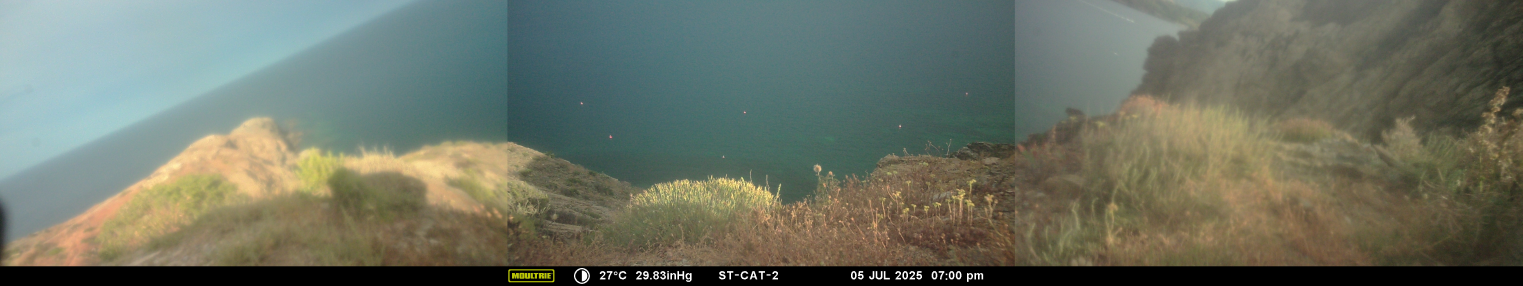
#> input picture Images/MFDC2700.JPG, 10656 x 1998 px (shown at 1/7 size)
$ python -i region_analysis.py   (imports and definitions only)
#> lines starting #> are read from the running program, lines starting #| are printed output that depends on the picture; after the words box and inside, x2 and y2 are one past the last pixel; in counts of white or black regions, pixels touching at a corner belong together
### config.py
# -*- coding: utf-8 -*-
"""Configuration centralisée du projet de segmentation d'embarcations."""

import os

BASE_DIR = os.path.dirname(os.path.abspath(__file__))

# ── Chemins ──────────────────────────────────────────────────────────
IMAGES_DIR = os.path.join(BASE_DIR, "Images")
DATA_DIR = os.path.join(BASE_DIR, "data")
LABELS_PATH = os.path.join(DATA_DIR, "labels.json")
LABELS_HISTORY_PATH = os.path.join(DATA_DIR, "labels_history.json")
EMBEDDINGS_DIR = os.path.join(DATA_DIR, "embeddings")
MODELS_SAVE_DIR = os.path.join(DATA_DIR, "saved_models")
REPORTS_DIR = os.path.join(BASE_DIR, "reports")
FIGURES_DIR = os.path.join(REPORTS_DIR, "figures")

# ── Images ───────────────────────────────────────────────────────────
IMAGE_SIZE = 224          # côté du carré de redimensionnement (px)
IMAGE_EXTENSIONS = (".jpg", ".jpeg", ".png", ".gif", ".webp")

# ── Augmentation ─────────────────────────────────────────────────────
AUGMENTATION_FACTOR = 5   # nb d'images augmentées générées par original
ROTATION_RANGE = 30       # degrés
BRIGHTNESS_RANGE = (0.7, 1.3)
CONTRAST_RANGE = (0.7, 1.3)
SATURATION_RANGE = (0.7, 1.3)
HUE_RANGE = 0.05
NOISE_STD = 0.02

# ── Auto-encodeur ───────────────────────────────────────────────────
LATENT_DIM = 128
AE_LEARNING_RATE = 1e-3
AE_EPOCHS = 80
AE_BATCH_SIZE = 8
AE_WEIGHT_DECAY = 1e-5

# ── Feature extractor (CNN pré-entraîné) ────────────────────────────
BACKBONE = "resnet18"     # resnet18 | resnet50 | efficientnet_b0
FEATURE_DIM = 512         # dimension du vecteur de features (ResNet-18)

# ── Clustering ───────────────────────────────────────────────────────
N_CLUSTERS = 4            # K par défaut pour K-Means
K_RANGE = range(2, 8)     # plage pour la méthode du coude
DBSCAN_EPS = 0.5
DBSCAN_MIN_SAMPLES = 2
UMAP_N_NEIGHBORS = 5
UMAP_MIN_DIST = 0.3
UMAP_N_COMPONENTS = 2
PCA_N_COMPONENTS = 50

# ── Classifieur supervisé ───────────────────────────────────────────
CLASSIFIER_HIDDEN = [256, 128]
CLASSIFIER_LR = 1e-3
CLASSIFIER_EPOCHS = 50

# ── Régions (superpixels) ───────────────────────────────────────────
SLIC_N_SEGMENTS = 100
SLIC_COMPACTNESS = 10.0
CANNY_LOW = 50
CANNY_HIGH = 150

# ── Labels prédéfinis ───────────────────────────────────────────────
DEFAULT_LABELS = [
    "bateau_moteur",
    "voilier",
    "paddle",
    "kayak",
    "gonflable",
    "jet_ski",
    "barque",
    "autre",
]

# ── Segmentation sémantique (annotation par zones) ─────────────────
MASKS_DIR = os.path.join(DATA_DIR, "masks")
ANNOTATIONS_DIR = os.path.join(DATA_DIR, "annotations")
SEGMENTATION_CLASSES = [
    {"id": 0, "name": "non_reconnu",    "color": "#333333"},
    {"id": 1, "name": "eau",            "color": "#0077FF"},
    {"id": 2, "name": "terre",          "color": "#8B5A2B"},
    {"id": 3, "name": "ciel",           "color": "#87CEEB"},
    {"id": 4, "name": "bateau_moteur",  "color": "#FF0000"},
    {"id": 5, "name": "voilier",        "color": "#FFA500"},
    {"id": 6, "name": "paddle",         "color": "#00FF00"},
    {"id": 7, "name": "kayak",          "color": "#FFFF00"},
    {"id": 8, "name": "gonflable",      "color": "#FF00FF"},
    {"id": 9, "name": "autre_objet",    "color": "#808080"},
]
NUM_SEG_CLASSES = len(SEGMENTATION_CLASSES)
SEG_IMAGE_SIZE = 384
UNET_LEARNING_RATE = 3e-4
UNET_EPOCHS = 150
UNET_BATCH_SIZE = 4
UNET_WEIGHT_DECAY = 1e-4
UNET_UNFREEZE_EPOCH = 30
UNET_DATASET_REPEAT = 8
IGNORE_INDEX = 255

# ── Segmentation hiérarchique ────────────────────────────────────────
# Niveau 1 : 3 zones de scène (les IDs correspondent aux SEGMENTATION_CLASSES)
ZONE_CLASSES = {
    "mer":   {"seg_id": 1, "color": "#0077FF", "label": "Mer / Eau"},
    "terre": {"seg_id": 2, "color": "#8B5A2B", "label": "Terre / Sol"},
    "ciel":  {"seg_id": 3, "color": "#87CEEB", "label": "Ciel"},
}

# Niveau 2 : objets autorisés par zone (seg_id → liste de noms de classes objets)
OBJETS_PAR_ZONE = {
    "mer":   ["bateau_moteur", "voilier", "paddle", "kayak", "gonflable", "autre_objet"],
    "terre": ["autre_objet"],
    "ciel":  ["autre_objet"],
}

# Compatibilité sémantique entre objets voisins (paires autorisées)
VOISINS_COMPATIBLES = {
    "bateau_moteur": {"bateau_moteur", "voilier", "paddle", "kayak", "gonflable", "autre_objet"},
    "voilier":       {"bateau_moteur", "voilier", "paddle", "kayak", "gonflable", "autre_objet"},
    "paddle":        {"bateau_moteur", "voilier", "paddle", "kayak", "gonflable", "autre_objet"},
    "kayak":         {"bateau_moteur", "voilier", "paddle", "kayak", "gonflable", "autre_objet"},
    "gonflable":     {"bateau_moteur", "voilier", "paddle", "kayak", "gonflable", "autre_objet"},
    "autre_objet":   {"bateau_moteur", "voilier", "paddle", "kayak", "gonflable", "autre_objet"},
}

# Taille relative attendue des objets (fraction de la zone parente)
TAILLE_ATTENDUE = {
    "bateau_moteur": (0.005, 0.40),
    "voilier":       (0.005, 0.50),
    "paddle":        (0.002, 0.15),
    "kayak":         (0.002, 0.15),
    "gonflable":     (0.002, 0.20),
    "autre_objet":   (0.001, 0.60),
}

# Poids pour le score de confiance final
POIDS_SCORE = {
    "modele":       0.35,
    "zone":         0.30,
    "voisinage":    0.20,
    "taille":       0.15,
}

# Seuil minimum de confiance pour garder une détection
SEUIL_CONFIANCE = 0.25

# Rayon de voisinage spatial (en pixels sur le masque redimensionné)
VOISINAGE_RAYON = 15

# ── Flask ────────────────────────────────────────────────────────────
FLASK_PORT = 5000
FLASK_DEBUG = True
SECRET_KEY = "segmentation-embarcations-2025"
UPLOAD_DIR = os.path.join(BASE_DIR, "static", "uploads")

# Créer les dossiers nécessaires au démarrage
for d in [DATA_DIR, EMBEDDINGS_DIR, MODELS_SAVE_DIR, FIGURES_DIR, UPLOAD_DIR, MASKS_DIR, ANNOTATIONS_DIR]:
    os.makedirs(d, exist_ok=True)

### clustering/region_analysis.py
# -*- coding: utf-8 -*-
"""Analyse par régions : superpixels SLIC, détection de contours, anomalies locales."""

import os
import sys
import io
import base64
import numpy as np
import cv2
from PIL import Image
from skimage.segmentation import slic, mark_boundaries
from skimage.measure import regionprops
from skimage import color

sys.path.insert(0, os.path.join(os.path.dirname(__file__), ".."))
import config


def compute_superpixels(image: np.ndarray,
                        n_segments: int = config.SLIC_N_SEGMENTS,
                        compactness: float = config.SLIC_COMPACTNESS) -> np.ndarray:
    """Calcule les superpixels SLIC sur une image RGB."""
    if image.dtype != np.uint8:
        image = (image * 255).clip(0, 255).astype(np.uint8)
    segments = slic(image, n_segments=n_segments, compactness=compactness,
                    start_label=0, channel_axis=2)
    return segments


def extract_region_features(image: np.ndarray, segments: np.ndarray) -> list:
    """Extrait les features pour chaque région (superpixel).

    Features par région : couleur moyenne RGB, écart-type, position (centroïde),
    taille relative, ratio d'aspect de la bounding box.
    """
    regions = []
    unique_labels = np.unique(segments)
    h, w = image.shape[:2]
    total_pixels = h * w

    for label_id in unique_labels:
        mask = segments == label_id
        pixels = image[mask]
        ys, xs = np.where(mask)

        mean_color = pixels.mean(axis=0).tolist()
        std_color = pixels.std(axis=0).tolist()
        centroid_y = float(ys.mean()) / h
        centroid_x = float(xs.mean()) / w
        size_ratio = float(mask.sum()) / total_pixels

        min_y, max_y = int(ys.min()), int(ys.max())
        min_x, max_x = int(xs.min()), int(xs.max())
        bbox_h = max(max_y - min_y, 1)
        bbox_w = max(max_x - min_x, 1)
        aspect_ratio = bbox_w / bbox_h

        regions.append({
            "label_id": int(label_id),
            "mean_color": mean_color,
            "std_color": std_color,
            "centroid": [centroid_x, centroid_y],
            "size_ratio": size_ratio,
            "aspect_ratio": aspect_ratio,
            "bbox": [min_x, min_y, max_x, max_y],
            "n_pixels": int(mask.sum()),
        })

    return regions


def cluster_regions(region_features: list, n_clusters: int = 5) -> list:
    """Clustering des régions par leurs features."""
    from sklearn.cluster import KMeans
    from sklearn.preprocessing import StandardScaler

    feature_matrix = []
    for r in region_features:
        feat = r["mean_color"] + r["std_color"] + r["centroid"] + \
               [r["size_ratio"], r["aspect_ratio"]]
        feature_matrix.append(feat)

    feature_matrix = np.array(feature_matrix)
    scaler = StandardScaler()
    scaled = scaler.fit_transform(feature_matrix)

    n_clusters = min(n_clusters, len(region_features))
    kmeans = KMeans(n_clusters=n_clusters, random_state=42, n_init=10)
    labels = kmeans.fit_predict(scaled)

    for i, r in enumerate(region_features):
        r["region_cluster"] = int(labels[i])

    return region_features


def detect_anomaly_regions(region_features: list, threshold: float = 2.0) -> list:
    """Détecte les régions anomales (outliers) via z-score sur les features."""
    from sklearn.preprocessing import StandardScaler

    feature_matrix = []
    for r in region_features:
        feat = r["mean_color"] + [r["size_ratio"], r["aspect_ratio"]]
        feature_matrix.append(feat)

    feature_matrix = np.array(feature_matrix)
    scaler = StandardScaler()
    scaled = scaler.fit_transform(feature_matrix)

    distances = np.linalg.norm(scaled, axis=1)
    median_dist = np.median(distances)
    mad = np.median(np.abs(distances - median_dist))
    mad = max(mad, 1e-6)
    z_scores = (distances - median_dist) / (1.4826 * mad)

    anomalies = []
    for i, r in enumerate(region_features):
        r["anomaly_score"] = float(z_scores[i])
        r["is_anomaly"] = bool(z_scores[i] > threshold)
        if r["is_anomaly"]:
            anomalies.append(r)

    return anomalies


def overlay_regions(image: np.ndarray, segments: np.ndarray,
                    region_features: list = None,
                    highlight_anomalies: bool = True) -> np.ndarray:
    """Crée un overlay visuel des régions sur l'image.

    Les anomalies sont surlignées en rouge, les régions normales ont un contour léger.
    """
    if image.dtype != np.uint8:
        image = (image * 255).clip(0, 255).astype(np.uint8)

    overlay = mark_boundaries(image, segments, color=(0.3, 0.3, 0.8), mode="outer")
    overlay = (overlay * 255).astype(np.uint8)

    if highlight_anomalies and region_features:
        for r in region_features:
            if r.get("is_anomaly", False):
                mask = segments == r["label_id"]
                overlay[mask] = (
                    overlay[mask].astype(np.float32) * 0.5 +
                    np.array([255, 60, 60], dtype=np.float32) * 0.5
                ).astype(np.uint8)

    return overlay


def detect_contours(image: np.ndarray,
                    low: int = config.CANNY_LOW,
                    high: int = config.CANNY_HIGH) -> np.ndarray:
    """Détection de contours Canny sur l'image."""
    if image.dtype != np.uint8:
        image = (image * 255).clip(0, 255).astype(np.uint8)
    gray = cv2.cvtColor(image, cv2.COLOR_RGB2GRAY)
    blurred = cv2.GaussianBlur(gray, (5, 5), 0)
    edges = cv2.Canny(blurred, low, high)
    return edges


def image_to_base64(image: np.ndarray) -> str:
    """Convertit une image numpy en string base64 pour l'affichage HTML."""
    if image.dtype != np.uint8:
        image = (image * 255).clip(0, 255).astype(np.uint8)
    pil_img = Image.fromarray(image)
    buf = io.BytesIO()
    pil_img.save(buf, format="PNG")
    return base64.b64encode(buf.getvalue()).decode("utf-8")


def analyze_image_regions(image_path: str,
                          n_segments: int = config.SLIC_N_SEGMENTS,
                          n_region_clusters: int = 5) -> dict:
    """Pipeline complet d'analyse par régions pour une image.

    Returns:
        dict avec l'image originale, overlay, contours, features et anomalies
        (tout en base64 pour l'affichage HTML).
    """
    image = np.array(Image.open(image_path).convert("RGB"))
    h, w = image.shape[:2]
    max_dim = 600
    if max(h, w) > max_dim:
        scale = max_dim / max(h, w)
        new_w, new_h = int(w * scale), int(h * scale)
        image = cv2.resize(image, (new_w, new_h), interpolation=cv2.INTER_AREA)

    segments = compute_superpixels(image, n_segments=n_segments)
    region_features = extract_region_features(image, segments)
    region_features = cluster_regions(region_features, n_clusters=n_region_clusters)
    anomalies = detect_anomaly_regions(region_features)
    overlay = overlay_regions(image, segments, region_features, highlight_anomalies=True)
    edges = detect_contours(image)
    edges_rgb = cv2.cvtColor(edges, cv2.COLOR_GRAY2RGB)

    return {
        "original_b64": image_to_base64(image),
        "overlay_b64": image_to_base64(overlay),
        "contours_b64": image_to_base64(edges_rgb),
        "n_regions": len(region_features),
        "n_anomalies": len(anomalies),
        "n_region_clusters": n_region_clusters,
        "region_features": region_features,
        "anomalies": anomalies,
    }

>>> result = analyze_image_regions('../Images/MFDC2700.JPG')
#> in analyze_image_regions, image is the input picture: shape (1998, 10656, 3); mean R, G, B 108.7, 114.4, 100.3
#> in compute_superpixels, `segments = slic(image, n_segments=n_segments, compactness=compactness,..`:
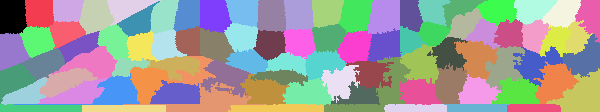
#> segments: shape (112, 600) int64; 87 distinct labels, from 0 to 86; one colour per label, 0 black
#> in extract_region_features, `unique_labels = np.unique(segments)`: unique_labels = 87 values from 0 to 86
#> the loop in extract_region_features, `for label_id in unique_labels:` made 87 passes
#> (mean_color, std_color, centroid_y, centroid_x, size_ratio, min_y, max_y, min_x) on passes 1 to 5: ([172.1, 198.4, 203.3], [3.45, 1.65, 1.78], 0.144, 0.0203, 0.0127, 0, 33, 0), ([167.9, 196.5, 203.3], [4.42, 2.26, 1.89], 0.114, 0.0649, 0.011, 0, 27, 25), ([160.3, 190.9, 195.9], [3.56, 1.81, 2.08], 0.0887, 0.112, 0.00915, 0, 21, 53), ([150.3, 187.7, 193.1], [3.93, 4.62, 4.61], 0.139, 0.159, 0.0133, 0, 34, 79), ([141.6, 178, 185.7], [4.14, 5.21, 5.62], 0.0698, 0.211, 0.00993, 0, 25, 107)
#> pass 1, in extract_region_features, `mask = segments == label_id`:
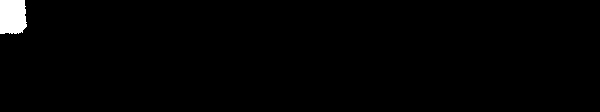
#> mask: shape (112, 600) bool; 1.3% white; 1 white region, box (x1, y1, x2, y2) and area: (0, 0, 27, 34) 851
#> after the loop in extract_region_features, `for label_id in unique_labels:`:
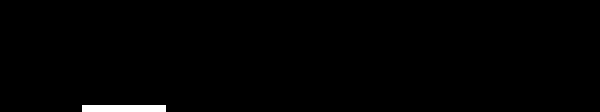
#> mask: shape (112, 600) bool; 0.88% white; 1 white region, box (x1, y1, x2, y2) and area: (82, 105, 166, 112) 588
#> the loop in cluster_regions, `for r in region_features:` made 87 passes
#> the loop in cluster_regions, `for i, r in enumerate(region_features):` made 87 passes
#> the loop in detect_anomaly_regions, `for r in region_features:` made 87 passes
#> the loop in detect_anomaly_regions, `for i, r in enumerate(region_features):` made 87 passes
#> in overlay_regions, `overlay = mark_boundaries(image, segments, color=(0.3, 0.3, 0.8), mode..`:
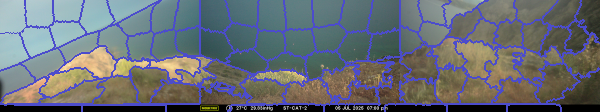
#> overlay: shape (112, 600, 3) float64; mean R, G, B 0.405, 0.427, 0.46
#> the loop in overlay_regions, `for r in region_features:` made 87 passes
#> after the loop in overlay_regions, `for r in region_features:`:
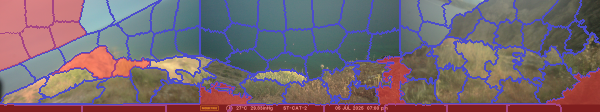
#> overlay: shape (112, 600, 3); mean R, G, B 118.6, 104.4, 111.9
#> in detect_contours, `gray = cv2.cvtColor(image, cv2.COLOR_RGB2GRAY)`:
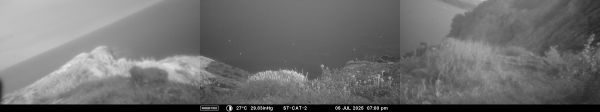
#> gray: shape (112, 600); min 0, max 255, mean 111.1
#> in detect_contours, `edges = cv2.Canny(blurred, low, high)`:
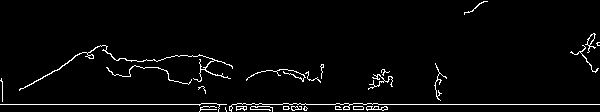
#> edges: shape (112, 600); 3% white in thin lines or dots

$ run again, on Images/MFDC2701.JPG
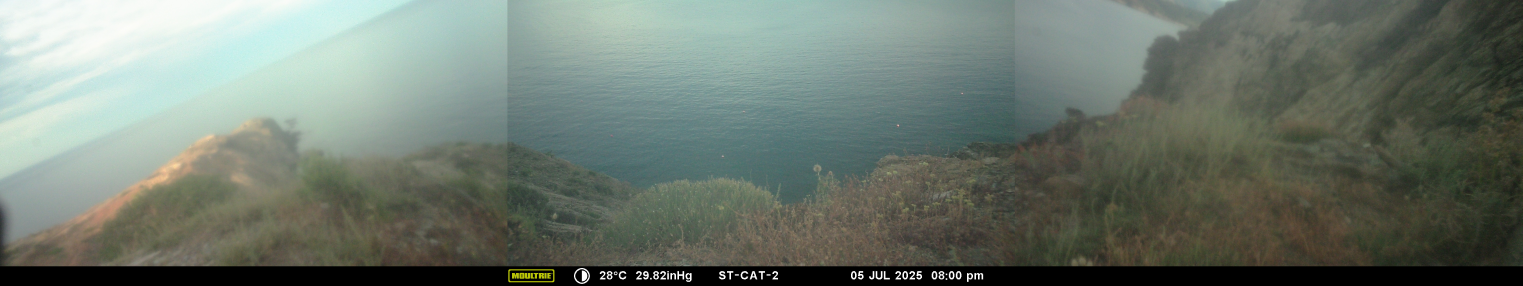
#> input picture Images/MFDC2701.JPG, 10656 x 1998 px (shown at 1/7 size)
#> in analyze_image_regions, image is the input picture: shape (1998, 10656, 3); mean R, G, B 109.6, 119.9, 109.9
#> image: shape (112, 600, 3)
#> segments: shape (112, 600) int64; 89 distinct labels, from 0 to 88
#> unique_labels = 89 values from 0 to 88
#> the loop in extract_region_features, `for label_id in unique_labels:` made 89 passes
#> (mean_color, std_color, centroid_y, centroid_x, size_ratio, min_y, max_y, min_x) on passes 1 to 5: ([232.1, 242.2, 238.1], [11.1, 6.24, 6.66], 0.121, 0.0223, 0.0111, 0, 29, 0), ([241.4, 247.4, 243.1], [6.9, 3.1, 3.92], 0.108, 0.0694, 0.0115, 0, 28, 26), ([238.5, 247.3, 242.6], [9.44, 3.52, 4.21], 0.074, 0.122, 0.00945, 0, 21, 57), ([212.4, 242.6, 237.3], [11.9, 3.72, 5.14], 0.0741, 0.199, 0.00966, 0, 22, 99), ([193.6, 222.8, 211.5], [7.07, 9.02, 10.77], 0.151, 0.239, 0.0106, 0, 35, 126)
#> after the loop in extract_region_features, `for label_id in unique_labels:`:
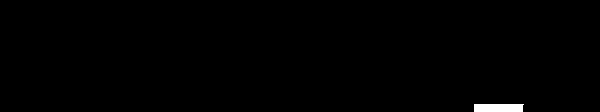
#> mask: shape (112, 600) bool; 0.58% white; 1 white region, box (x1, y1, x2, y2) and area: (474, 104, 524, 112) 393
#> the loop in cluster_regions, `for r in region_features:` made 89 passes
#> the loop in cluster_regions, `for i, r in enumerate(region_features):` made 89 passes
#> the loop in detect_anomaly_regions, `for r in region_features:` made 89 passes
#> the loop in detect_anomaly_regions, `for i, r in enumerate(region_features):` made 89 passes
#> the loop in overlay_regions, `for r in region_features:` made 89 passes
#> in detect_contours, `edges = cv2.Canny(blurred, low, high)`:
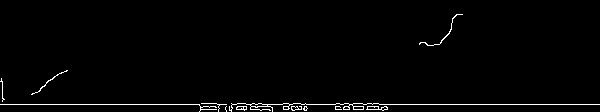
#> edges: shape (112, 600); 1.6% white in thin lines or dots, all inside (x1, y1, x2, y2) = (0, 14, 600, 112)

$ run again, on Images/MFDC3165.JPG
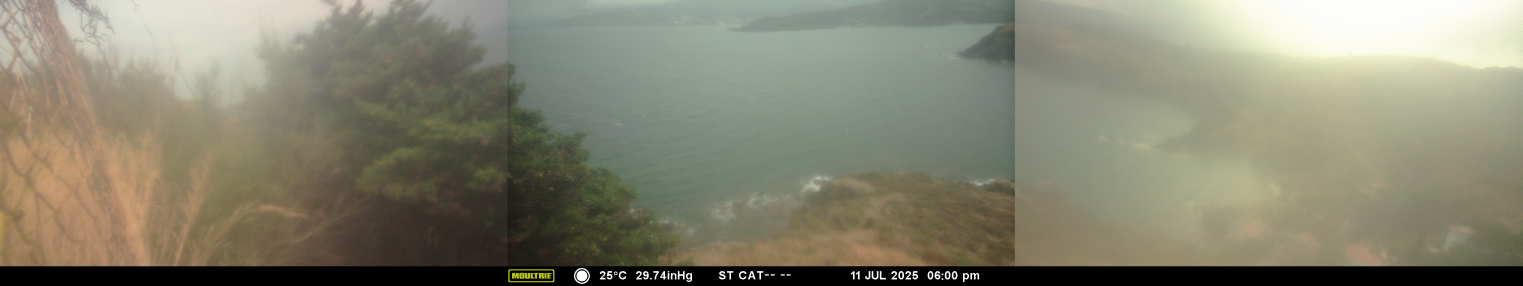
#> input picture Images/MFDC3165.JPG, 10656 x 1998 px (shown at 1/7 size)
#> in analyze_image_regions, image is the input picture: shape (1998, 10656, 3); mean R, G, B 133.7, 131.9, 112.8
#> image: shape (112, 600, 3)
#> in compute_superpixels, `segments = slic(image, n_segments=n_segments, compactness=compactness,..`:
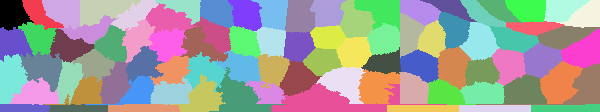
#> segments: shape (112, 600) int64; 84 distinct labels, from 0 to 83; one colour per label, 0 black
#> unique_labels = 84 values from 0 to 83
#> the loop in extract_region_features, `for label_id in unique_labels:` made 84 passes
#> (mean_color, std_color, centroid_y, centroid_x, size_ratio, min_y, max_y, min_x) on passes 1 to 5: ([174.8, 163.1, 149.2], [11.68, 15.23, 14.26], 0.125, 0.0207, 0.0108, 0, 30, 0), ([195.6, 193.2, 179.6], [12.95, 14.08, 13.94], 0.126, 0.0654, 0.00865, 0, 29, 22), ([219.7, 219, 204.1], [7.01, 7.1, 8.69], 0.104, 0.106, 0.0127, 0, 29, 42), ([213.9, 210.1, 194.7], [13.64, 13.35, 13.36], 0.0844, 0.171, 0.015, 0, 26, 80), ([144.6, 143, 130.5], [20.39, 18.91, 18.84], 0.129, 0.224, 0.0102, 0, 30, 111)
#> the loop in cluster_regions, `for r in region_features:` made 84 passes
#> the loop in cluster_regions, `for i, r in enumerate(region_features):` made 84 passes
#> the loop in detect_anomaly_regions, `for r in region_features:` made 84 passes
#> the loop in detect_anomaly_regions, `for i, r in enumerate(region_features):` made 84 passes
#> the loop in overlay_regions, `for r in region_features:` made 84 passes
#> in detect_contours, `edges = cv2.Canny(blurred, low, high)`:
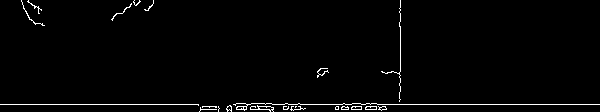
#> edges: shape (112, 600); 1.8% white in thin lines or dots
#> edges_rgb: shape (112, 600, 3); 1.8% white in thin lines or dots

$ run again, on Images/MFDC3170.JPG
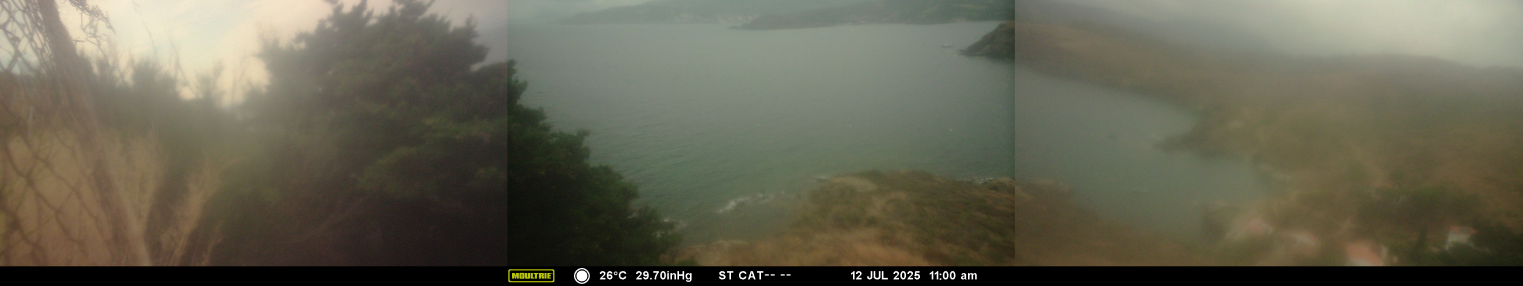
#> input picture Images/MFDC3170.JPG, 10656 x 1998 px (shown at 1/7 size)
#> in analyze_image_regions, image is the input picture: shape (1998, 10656, 3); mean R, G, B 102, 99.6, 82.6
#> image: shape (112, 600, 3)
#> segments: shape (112, 600) int64; 88 distinct labels, from 0 to 87
#> unique_labels = 88 values from 0 to 87
#> the loop in extract_region_features, `for label_id in unique_labels:` made 88 passes
#> (mean_color, std_color, centroid_y, centroid_x, size_ratio, min_y, max_y, min_x) on passes 1 to 5: ([165.8, 157.9, 143.3], [19.14, 19.64, 16.34], 0.135, 0.0241, 0.012, 0, 30, 0), ([213.4, 201.9, 177.8], [17, 16.13, 13.11], 0.119, 0.0617, 0.00741, 0, 31, 22), ([232.2, 226, 201.2], [6.7, 6.28, 7.68], 0.106, 0.107, 0.015, 0, 30, 39), ([223.3, 210.6, 185.7], [19.68, 19.19, 16.57], 0.104, 0.174, 0.0164, 0, 33, 80), ([144.1, 138.7, 128.4], [25.52, 23.27, 22.61], 0.0904, 0.257, 0.0146, 0, 31, 119)
#> the loop in cluster_regions, `for r in region_features:` made 88 passes
#> the loop in cluster_regions, `for i, r in enumerate(region_features):` made 88 passes
#> the loop in detect_anomaly_regions, `for r in region_features:` made 88 passes
#> the loop in detect_anomaly_regions, `for i, r in enumerate(region_features):` made 88 passes
#> the loop in overlay_regions, `for r in region_features:` made 88 passes
#> in detect_contours, `edges = cv2.Canny(blurred, low, high)`:
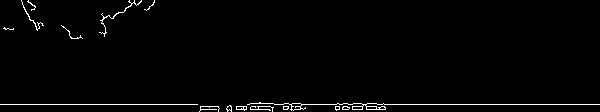
#> edges: shape (112, 600); 1.7% white in thin lines or dots
#> edges_rgb: shape (112, 600, 3); 1.7% white in thin lines or dots
